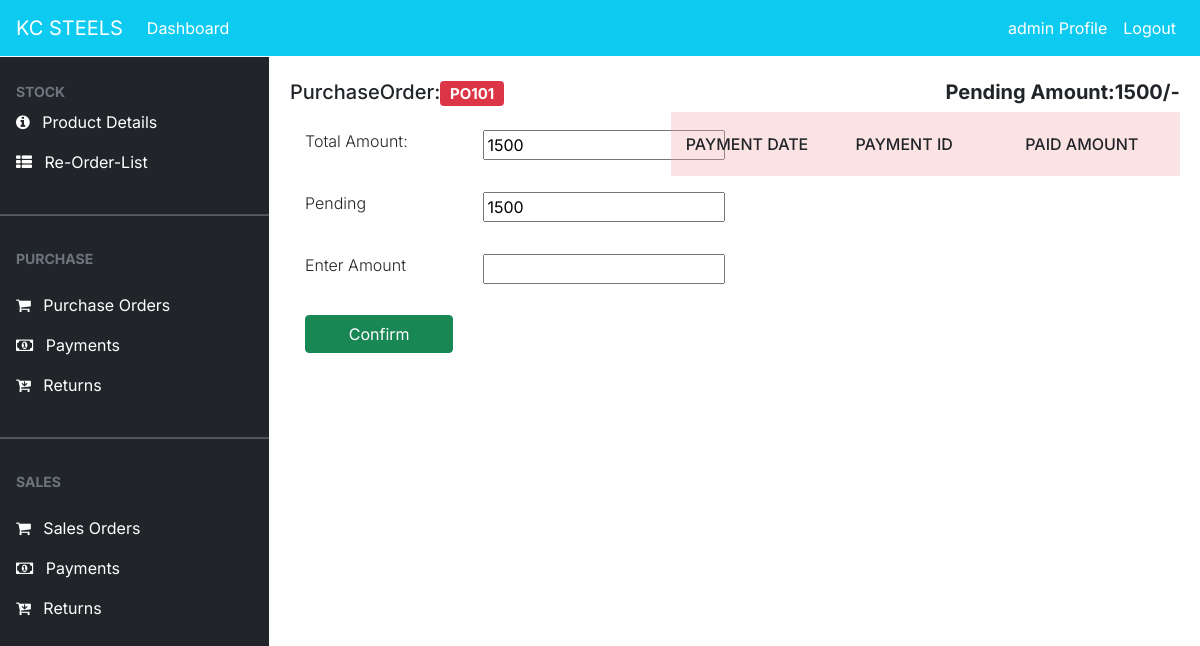
Page /payment/106/106 (signed in) on the earlier database version.
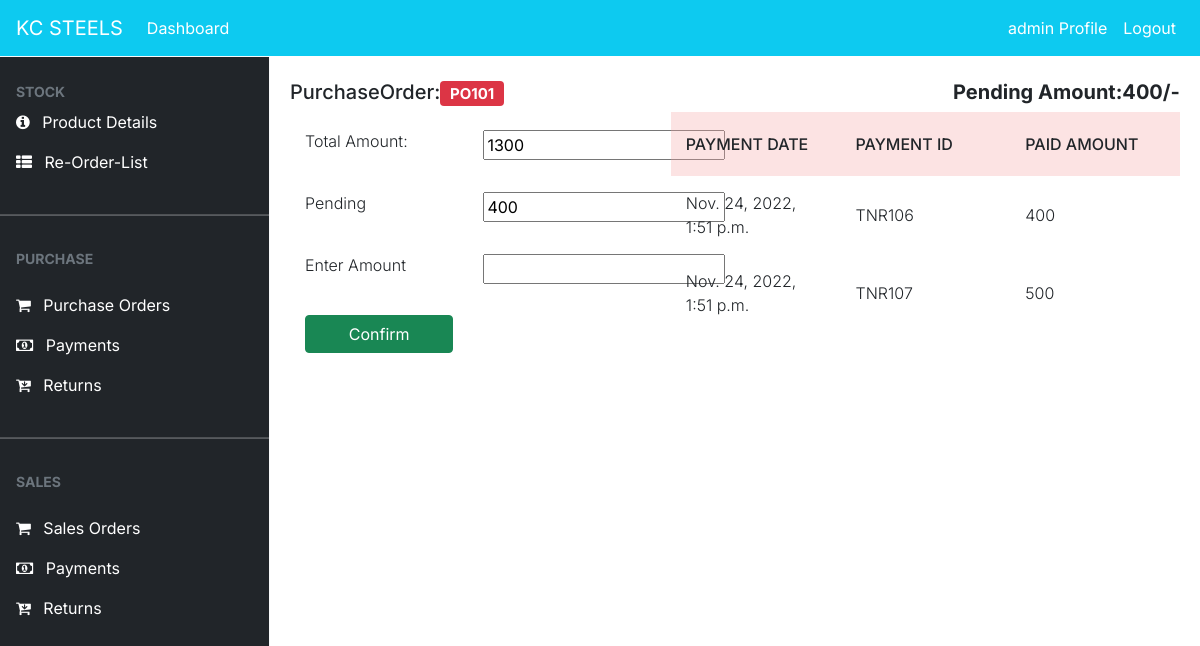
Same page on the later database version.
### dashboard/models.py (models this page shows, shortened)
class PurchaseOrder(models.Model):
    date = models.DateTimeField(auto_now_add=True)
    po_no = models.IntegerField(null=True)
    po_number = models.CharField(max_length=100, null=True, unique=True)
    vendor_name = models.ForeignKey(Vendor, on_delete=models.CASCADE,null=True)
    gross_amount = models.PositiveIntegerField(null=True)
    discount = models.PositiveIntegerField(null=True)
    net_amount = models.PositiveIntegerField(null=True)
    net_pending = models.PositiveIntegerField(null=True,default=0)
    status = models.BooleanField(default=False,null=True)

class Payment(models.Model):
    date = models.DateTimeField(auto_now_add=True,null=True)
    payment_no = models.IntegerField(null=True)
    payment_id = models.CharField(max_length=100, null=True, unique=True)
    po_number = models.ForeignKey(PurchaseOrder, on_delete=models.CASCADE,null=True)
    paid = models.PositiveIntegerField(null=True,default=0)
    total = models.PositiveIntegerField(null=True)
    pending = models.PositiveIntegerField(null=True,default=0)

### dashboard/views.py (the view, shortened to what this page needs)
# urls.py: path('payment/<vendor_id>/<int:pk>',views.payment_purchase_order,name='payment_purchase_order'),
@login_required
def payment_purchase_order(request,vendor_id, pk):
    purchase_orders = PurchaseOrder.objects.get(id=pk)
    purchase_orders1 = PurchaseOrder.objects.all()
    current_po = PurchaseOrder.objects.get(id=pk).po_number
    current_ve = PurchaseOrder.objects.get(id=pk).vendor_name
    current_id = PurchaseOrder.objects.get(id=pk).id
    net_total = PurchaseOrder.objects.get(id=pk).net_amount
    pending_amt = PurchaseOrder.objects.get(po_number=current_po).net_pending
    status = PurchaseOrder.objects.get(po_number=current_po).status
    payment_no = 101 if Payment.objects.count() == 0 else Payment.objects.aggregate(max=Max('payment_no'))["max"] + 1
    pending = PurchaseOrder.objects.get(id=pk).net_amount
    payments = Payment.objects.filter(po_number_id=current_id)
    if pending_amt == 0:
        stat = PurchaseOrder.objects.get(po_number=current_po)
        stat.status = True
        stat.save()
    context = {
        "purchase_orders" : purchase_orders,
        "current_po" : current_po,
        "net_total" : net_total,
        "payments" : payments
    }
    return render(request, 'payment/payment_purchase_order.html',context)

### templates/payment/payment_purchase_order.html (shortened to what this page needs)
{% extends 'partial/base.html' %}
{% load crispy_forms_tags %}
{% block content %}
{% include 'partial/topnav_staff.html'%}
<div style="margin-left:290px;margin-right:20px">
    <div class="row my-4">
        <div class="col-md-5">
            <table>
                <form method="POST">
                    <tr><h5>PurchaseOrder:<span class="badge badge-pill badge-danger">{{current_po}}</span></h5></tr>
                    <tr>
                        <td><label>Total Amount:</label></td>
                        <td><input type="text" name="total" value="{{net_total}}" readonly /></td>
                    </tr>
                    <tr>
                        <td><label>Pending</label></td>
                        <td><input type="text" name="pend" value="{{purchase_orders.net_pending}}" readonly /></td>
                    </tr>
                    {% if purchase_orders.status == False %}
                    <tr>
                        <td><label>Enter Amount</label></td>
                        <td><input type="number" name="paid" /></td>
                    </tr>
                    <tr>
                        <td><input class="btn btn-success btn-block" data-backdrop="static" type="submit" value="Confirm"></td>
                    </tr>
                    {% else %}
                    <tr></tr>
                    {% endif %}
                </form>
            </table>
        </div>
        <div class="col-md-7">
            <div class="text-right">
                <h5 style="font-weight:bold;">Pending Amount:{{purchase_orders.net_pending}}/-</h5>
            </div>
            <table cellpadding="0" cellspacing="0" border="0">
				<thead class="tbl-header">
				<tr>
                    <th scope="col">Payment Date</th>
					<th scope="col">Payment ID</th>
					<th scope="col">Paid Amount</th>
				</tr>
				</thead>
				<tbody>
					{% for payment in payments %}
					<tr>
                        <td>{{ payment.date }}</td>
						<td>{{ payment.payment_id }}</td>
						<td>{{ payment.paid }}</td>
					</tr>
					{% endfor %}
				</tbody>
			</table>
        </div>
    </div>
</div>
{% endblock %}

### templates/partial/base.html (shortened to what this page needs)
{% load static %}
<!doctype html>
<html lang="en">
  <head>
    <link href="https://maxcdn.bootstrapcdn.com/font-awesome/4.6.0/css/font-awesome.min.css" rel="stylesheet">
    <link rel="stylesheet" href="{% static 'bootstrap.min.css' %}">
	  <link rel="stylesheet" href="{% static 'style.css' %}" />
    <link rel="stylesheet" href="{% static 'tstyle.css' %}" />
  </head>
  <body>
    {% include 'partial/nav.html' %}
    {% block content %}
    {% endblock %}
  </body>
</html>

### templates/partial/nav.html (shortened to what this page needs)
<div class="mx-6">
	<nav class="navbar navbar-expand-lg navbar-info bg-info">
        {% if user.is_authenticated %}
            <a class="navbar-brand text-white"  href="#">KC STEELS</a>
            <div class="collapse navbar-collapse" id="navbarSupportedContent">
            <ul class="navbar-nav mr-auto">
                <li class="nav-item active">
                <a class="nav-link text-white" href="{% url 'dashboard-index' %}">Dashboard <span class="sr-only">(current)</span></a>
				</li>
            </ul>
			<ul class="navbar-nav ml-auto">
                <li class="nav-item active">
                <a class="nav-link text-white" data-toggle="modal" data-target="#viewP-{{ user.id}}"> {{ user.username }} Profile <span class="sr-only">(current)</span></a>
                </li>
                <li class="nav-item">
                <a class="nav-link text-white" href="{% url 'user-logout' %}">Logout</a>
                </li>
            </ul>
        {% endif %}
      </nav>
</div>

### templates/partial/topnav_staff.html (shortened to what this page needs)
{% load static %}
{% if user.is_authenticated %}
		<head>
			<link rel="stylesheet" href="{% static 'sidebar/bootstrap.min.css' %}">
			<link rel="stylesheet" href="{% static 'sidebar/dataTables.bootstrap5.min.css' %}">
			<link rel="stylesheet" href="{% static 'sidebar/navstyle.css' %}">
		</head>
		<body>
	<div class="offcanvas offcanvas-start sidebar-nav bg-dark border-top border-bottom border-light pt-4"
      tabindex="-1"
      id="sidebar">
		<div class="offcanvas-body p-0">
				<nav class="navbar-dark">
				<ul class="navbar-nav">
					<li>
						<div class="text-muted small fw-bold text-uppercase px-3">
							STOCK
						</div>
					</li>
					<li>
						<a href="{% url 'stock' %}" class="nav-link px-3 active">
							<span class="me-2"><i class="fa fa-info-circle" aria-hidden="true"></i></span>
							<span>Product Details</span>
						</a>
					</li>
					<li>
						<a href="{% url 're_order' %}" class="nav-link px-3 active">
							<span class="me-2"><i class="fa fa-th-list" aria-hidden="true"></i></span>
							<span>Re-Order-List</span>
						</a>
					</li>
					<li class="my-4"><hr class="dropdown-divider bg-light" /></li>
					<li>
						<div class="text-muted small fw-bold text-uppercase px-3 mb-3">
							PURCHASE
						</div>
					</li>
					<li>
						<a href="{% url 'purchase' %}" class="nav-link px-3 active">
							<span class="me-2"><i class="fa fa-shopping-cart" aria-hidden="true"></i></span>
							<span>Purchase Orders</span>
						</a>
					</li>
					<li>
						<a href="{% url 'payment' %}" class="nav-link px-3 active">
							<span class="me-2"><i class="fa fa-money" aria-hidden="true"></i></span>
							<span>Payments</span>
						</a>
					</li>
					<li>
						<a href="{% url 'purchase_return' %}" class="nav-link px-3 active">
							<span class="me-2"><i class="fa fa-cart-arrow-down" aria-hidden="true"></i></span>
							<span>Returns</span>
						</a>
					</li>
					<li class="my-4"><hr class="dropdown-divider bg-light" /></li>
					<li>
						<div class="text-muted small fw-bold text-uppercase px-3 mb-3">
							SALES
						</div>
					</li>
					<li>
						<a href="{% url 'sales' %}" class="nav-link px-3 active">
							<span class="me-2"><i class="fa fa-shopping-cart" aria-hidden="true"></i></span>
							<span>Sales Orders</span>
						</a>
					</li>
					<li>
						<a href="{% url 'sales_payment' %}" class="nav-link px-3 active">
							<span class="me-2"><i class="fa fa-money" aria-hidden="true"></i></span>
							<span>Payments</span>
						</a>
					</li>
					<li>
						<a href="{% url 'sales_return' %}" class="nav-link px-3 active">
							<span class="me-2"><i class="fa fa-cart-arrow-down" aria-hidden="true"></i></span>
							<span>Returns</span>
						</a>
					</li>
				</ul>
				</nav>
		</div>
    </div>
{% else %}
<h1>hwllo</h1>
{% endif %}

### static/style.css (style rules this page uses)
body { background-color: aliceblue; }

### static/tstyle.css (style rules this page uses)
table { width:100%; table-layout: fixed; }
.tbl-header { background-color: rgba(243, 162, 162, 0.3); }
th { padding: 20px 15px; text-align: left; font-weight: 500; text-transform: uppercase; }
td { padding: 15px; text-align: left; vertical-align:middle; font-weight: 300; border-bottom: solid 1px rgba(255,255,255,0.1); }

### static/sidebar/navstyle.css (style rules this page uses)
body, button { font-family: "Inter", sans-serif; }
:root { --offcanvas-width: 270px; --topNavbarHeight: 56px; }
.sidebar-nav { width: var(--offcanvas-width); }
@media (min-width: 992px) { body { overflow: auto !important; } }
@media (min-width: 992px) { .sidebar-nav { -webkit-transform: none; transform: none; visibility: visible !important; height: calc(100% - var(--topNavbarHeight)); top: var(--topNavbarHeight); } }

Differences in the rows shown:
changed PurchaseOrder "PO101": pend "1500" → "400"; net_pending "1500" → "400"
added Payment: date "Nov. 24, 2022, 1:51 p.m.", payment_id "TNR106", paid "400"
added Payment: date "Nov. 24, 2022, 1:51 p.m.", payment_id "TNR107", paid "500"
Other differences:
form field total: "1500" → "1300"
